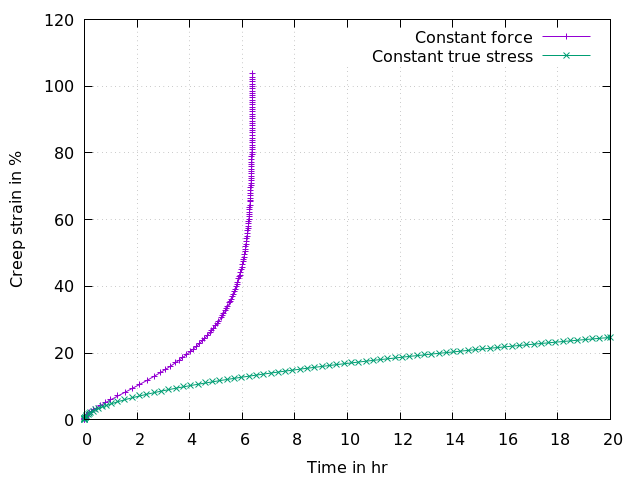

Generate this figure with gnuplot:
set term pngcairo
set grid
set xlabel "Time in hr" 
set ylabel "Creep strain in %" 
set yrange [:] 
#set nokey 
set key top right
set out "peeq.png" 
plot 'equivalent plastic strain elem, integ.pnt.,pe_EPEEQ.txt' using ($1/3600):($4*100) w lp title 'Constant force' ,\
   'equivalent plastic strain elem, integ.pnt.,pe_EPEEQ2.txt' using ($1/3600):($4*100) w lp title 'Constant true stress'  
